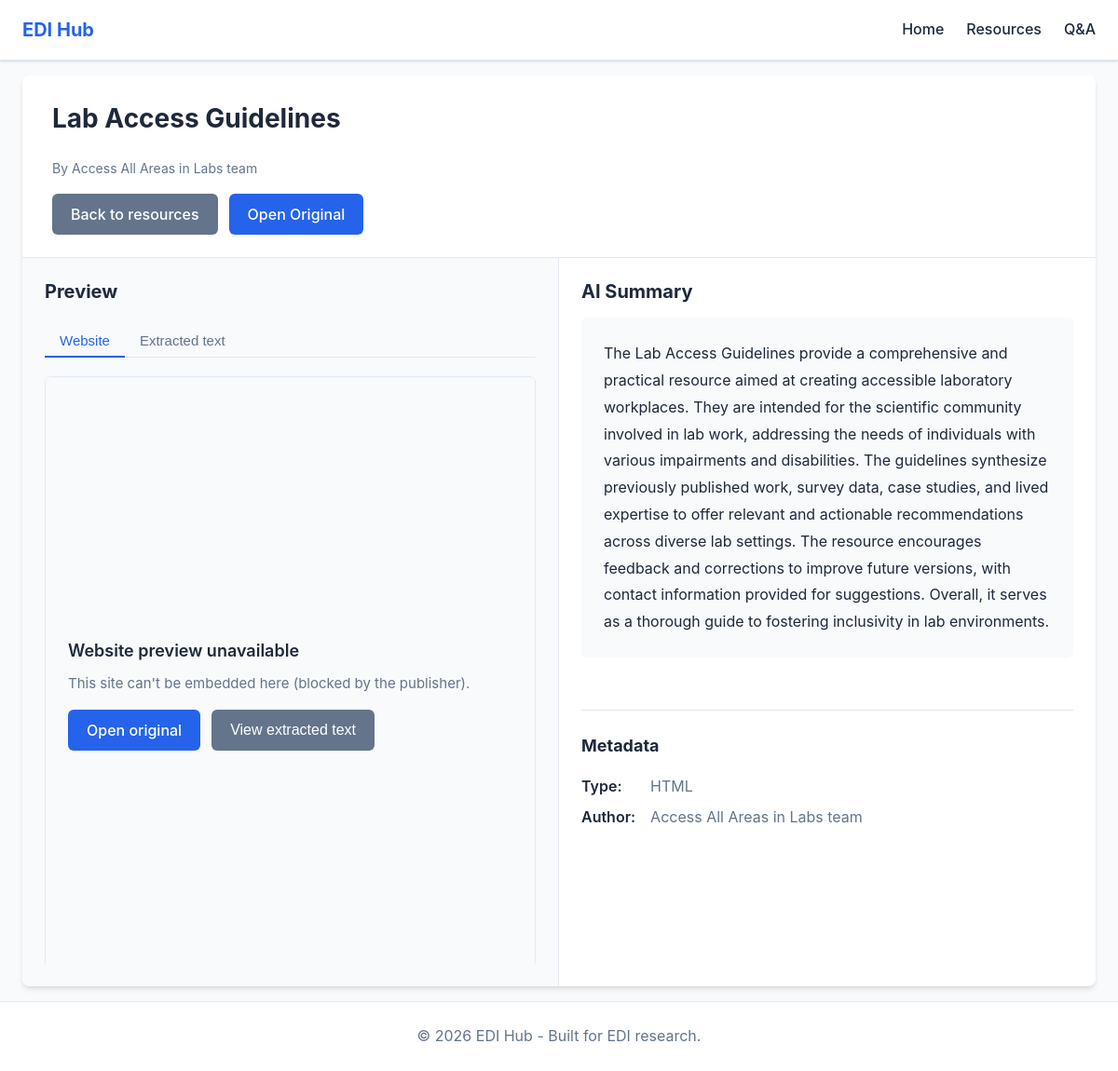
The page /resource/103 on the database its author committed.
### tables this page shows
CREATE TABLE summaries (
                id TEXT PRIMARY KEY,
                title TEXT,
                included_excluded TEXT,
                status TEXT,
                kind TEXT,
                clean_url TEXT,
                final_url TEXT,
                text_path TEXT,
                text_len INTEGER,

                resource_type TEXT,
                resource_format TEXT,

                model TEXT,
                summary TEXT,
                created_at_utc REAL,

                error TEXT
            , author TEXT);

### app.py (the view)
@app.route("/resource/<resource_id>")
def resource_detail(resource_id: str):
    resource = get_resource_by_id(resource_id)
    if not resource:
        abort(404, description="Resource not found")
    if resource.get("is_hidden"):
        return render_template("resource_unavailable.html")
    preview_type = "none"
    preview_content = None
    kind = resource["kind"]
    raw_path = resource["raw_path"]
    text_path = resource["text_path"]
    if kind == "pdf" and raw_path:
        raw_file = PROJECT_ROOT / raw_path
        if raw_file.exists() and raw_file.suffix.lower() == ".pdf":
            preview_type = "pdf"
            pdf_url = url_for("serve_pdf", resource_id=resource_id)
            extracted_html = None
            if text_path:
                text_file = PROJECT_ROOT / text_path
                if text_file.exists():
                    try:
                        raw_text = text_file.read_text(encoding="utf-8", errors="ignore")
                        extracted_html = _format_extracted_text(raw_text)
                    except Exception:
                        pass
            preview_content = {"pdf_path": pdf_url, "extracted_html": extracted_html}
    elif kind == "html":
        extracted_html = None
        if text_path:
            text_file = PROJECT_ROOT / text_path
            if text_file.exists():
                try:
                    raw_text = text_file.read_text(encoding="utf-8", errors="ignore")
                    extracted_html = _format_extracted_text(raw_text)
                except Exception:
                    pass
        open_original_url = resource.get("display_url") or resource.get("final_url") or ""
        if open_original_url and not open_original_url.strip().lower().startswith("http"):
            open_original_url = ""  # avoid accidentally using a relative path
        if open_original_url and app.debug:
            print(f"[resource_detail] HTML open_original_url (external): {open_original_url[:80]}...")
        if open_original_url:
            preview_type = "iframe"
            preview_content = {"url": open_original_url, "extracted_html": extracted_html}
        elif extracted_html:
            preview_type = "article"
            preview_content = {"extracted_html": extracted_html}
        else:
            preview_type = "none"
            preview_content = None
    return render_template(
        "resource_detail.html",
        resource=resource,
        preview_type=preview_type,
        preview_content=preview_content,
    )

### app.py (called while the page is built)
def _is_heading_line(line: str) -> bool:
    if len(line) > 80:
        return False
    stripped = line.strip()
    if not stripped:
        return False
    if len(stripped) >= 2 and stripped.isupper() and stripped.isalpha():
        return True
    words = stripped.split()
    if 1 <= len(words) <= 8 and all(w[0].isupper() for w in words if w and w[0].isalpha()):
        return True
    return False

### web/db.py (called while the page is built, shortened)
def should_hide_resource(row: dict[str, Any]) -> bool:
    kind = (row.get("kind") or "").strip().lower()
    status = (row.get("status") or "").strip().upper()
    error = (row.get("error") or "").strip().lower()
    final_url = (row.get("final_url") or "").strip()
    clean_url = (row.get("clean_url") or "").strip()
    if kind == "media":
        return True
    if status == "SKIPPED_MEDIA" or status.startswith("FAILED"):
        return True
    if error and any(sub in error for sub in ERROR_FAILURE_SUBSTRINGS):
        return True
    if not final_url and not clean_url:
        return True
    return False

def get_db_connection():
    if not DB_PATH.exists():
        raise FileNotFoundError(f"Database not found: {DB_PATH}")
    return sqlite3.connect(DB_PATH)

def find_raw_path(resource_id: str, kind: str) -> Optional[str]:
    if kind != "pdf":
        return None

### web/templates/resource_detail.html (shortened to what this page needs)
{% extends "base.html" %}
{% block content %}
<div class="resource-detail-container">
    <div class="resource-header">
        <h1>{{ resource.title }}</h1>
        {% if resource.author %}
        <p class="resource-author">By {{ resource.author }}</p>
        {% endif %}
        <div class="resource-header-actions">
            <a href="{{ url_for('resources') }}" class="btn btn-secondary">Back to resources</a>
            {% if resource.has_valid_url %}
            <a href="{{ resource.display_url }}" target="_blank" rel="noopener noreferrer" class="btn btn-primary" title="Open original resource in a new tab" data-original-url="{{ resource.display_url }}">
                Open Original
            </a>
            {% else %}
            <span class="btn btn-primary btn-disabled" title="No URL available for this resource.">Open Original</span>
            {% endif %}
        </div>
    </div>
    <div class="split-view">
        <div class="preview-pane">
            <h2>Preview</h2>
            {% if preview_type == "pdf" %}
            <div class="pdf-preview-tabs html-preview-tabs" role="tablist" aria-label="PDF preview type">
                <div class="preview-tablist">
                    <button type="button" class="preview-tab active" role="tab" id="tab-pdf-preview" aria-selected="true" aria-controls="panel-pdf-preview" data-tab="pdf">PDF Preview</button>
                    <button type="button" class="preview-tab" role="tab" id="tab-pdf-extracted" aria-selected="false" aria-controls="panel-pdf-extracted" data-tab="pdf-extracted"{% if not preview_content.extracted_html %} disabled{% endif %}>Extracted text</button>
                </div>
                <div id="panel-pdf-preview" class="preview-tabpanel" role="tabpanel" aria-labelledby="tab-pdf-preview">
                    <div class="pdf-viewer">
                        <iframe
                            src="{{ preview_content.pdf_path }}#toolbar=0&navpanes=0&scrollbar=1"
                            title="PDF Preview"
                        ></iframe>
                    </div>
                </div>
                <div id="panel-pdf-extracted" class="preview-tabpanel" role="tabpanel" aria-labelledby="tab-pdf-extracted" hidden>
                    {% if preview_content.extracted_html %}
                    <div class="extract-search-bar">
                        <input type="text" id="pdf-extract-search-input" class="extract-search" placeholder="Search within preview…" aria-label="Search within extracted text" autocomplete="off">
                        <span id="pdf-match-count" class="extract-match-count" aria-live="polite"></span>
                        <div class="extract-nav-buttons">
                            <button type="button" id="pdf-prev-btn" class="btn btn-small btn-outline" aria-label="Previous match" disabled>Previous</button>
                            <button type="button" id="pdf-next-btn" class="btn btn-small btn-outline" aria-label="Next match" disabled>Next</button>
                        </div>
                    </div>
                    <div id="pdf-extracted-text" class="article-content extract-content-inner extract-content-full">{{ preview_content.extracted_html|safe }}</div>
                    {% else %}
                    <p class="preview-no-extract-msg">Extracted text unavailable for this resource.</p>
                    {% endif %}
                </div>
            </div>
            {% elif preview_type == "iframe" or preview_type == "article" %}
            <div class="html-preview-tabs" role="tablist" aria-label="Preview type">
                <div class="preview-tablist">
                    <button type="button" class="preview-tab active" role="tab" id="tab-website" aria-selected="true" aria-controls="panel-website" data-tab="website">Website</button>
                    <button type="button" class="preview-tab" role="tab" id="tab-extracted" aria-selected="false" aria-controls="panel-extracted" data-tab="extracted"{% if not preview_content.extracted_html %} disabled{% endif %}>Extracted text</button>
                </div>
                <div id="panel-website" class="preview-tabpanel" role="tabpanel" aria-labelledby="tab-website">
                    {% if preview_type == "iframe" %}
                    <div id="html-iframe-container" class="iframe-wrapper html-iframe-container">
                        <div id="html-iframe-fallback" class="iframe-fallback" role="alert" aria-live="polite" hidden>
                            <h3 class="iframe-fallback-title">Website preview unavailable</h3>
                            <p class="iframe-fallback-body">This site can't be embedded here (blocked by the publisher).</p>
                            <div class="iframe-fallback-actions">
                                {% if resource.has_valid_url %}
                                <a href="{{ resource.display_url }}" target="_blank" rel="noopener noreferrer" class="btn btn-primary">Open original</a>
                                {% else %}
                                <span class="btn btn-primary btn-disabled">Open original</span>
                                {% endif %}
                                <button type="button" class="btn btn-secondary" id="iframe-fallback-view-extracted">View extracted text</button>
                            </div>
                        </div>
                    </div>
                    {% else %}
                    <p class="preview-no-website-msg">No live link for this resource. Use the <strong>Extracted text</strong> tab to read the content.</p>
                    {% endif %}
                </div>
            </div>
            {% elif preview_type == "text" %}
            <div class="text-preview">
                <pre class="text-content">{{ preview_content.text }}</pre>
            </div>
            {% else %}
            <div class="no-preview">
                <p>Preview not available for this resource.</p>
                <p>{% if resource.has_valid_url %}Please use the <strong>Open Original</strong> button above to view the resource.{% else %}No preview or URL available.{% endif %}</p>
            </div>
            {% endif %}
        </div>
        <div class="summary-pane">
            <h2>AI Summary</h2>
            {% if resource.has_summary %}
            <div class="summary-content">
                <p>{{ resource.summary }}</p>
            </div>
            {% endif %}
            <div class="resource-metadata">
                <h3>Metadata</h3>
                <dl>
                    <dt>Type:</dt>
                    <dd>{{ resource.kind|upper }}</dd>
                    {% if resource.author %}
                    <dt>Author:</dt>
                    <dd>{{ resource.author }}</dd>
                    {% endif %}
                </dl>
            </div>
        </div>
    </div>
</div>
{% endblock %}

### web/static/style.css (style rules this page uses)
* { margin: 0; padding: 0; box-sizing: border-box; }
:root { --primary-color: #2563eb; --primary-hover: #1d4ed8; --secondary-color: #64748b; --secondary-hover: #475569; --bg-color: #ffffff; --bg-alt: #f8fafc; --text-color: #1e293b; --text-muted: #64748b; --border-color: #e2e8f0; --shadow: 0 1px 3px 0 rgba(0, 0, 0, 0.1), 0 1px 2px 0 rgba(0, 0, 0, 0.06); --shadow-md: 0 4px 6px -1px rgba(0, 0, 0, 0.1), 0 2px 4px -1px rgba(0, 0, 0, 0.06); --shadow-lg: 0 10px 15px -3px rgba(0, 0, 0, 0.1), 0 4px 6px -2px rgba(0, 0, 0, 0.05); }
body { font-family: -apple-system, BlinkMacSystemFont, "Segoe UI", Roboto, "Helvetica Neue", Arial, sans-serif; line-height: 1.6; color: var(--text-color); background-color: var(--bg-alt); min-height: 100vh; display: flex; flex-direction: column; }
.btn { display: inline-block; padding: 0.625rem 1.25rem; font-size: 1rem; font-weight: 500; text-align: center; text-decoration: none; border: none; border-radius: 0.375rem; cursor: pointer; transition: all 0.2s; line-height: 1.5; }
.btn-primary { background-color: var(--primary-color); color: white; }
.btn-secondary { background-color: var(--secondary-color); color: white; }
.resource-author { color: var(--text-muted); font-size: 0.875rem; margin-bottom: 0; }
.resource-detail-container { background: var(--bg-color); border-radius: 0.5rem; box-shadow: var(--shadow-md); overflow: hidden; min-height: calc(100vh - 120px); }
.resource-header { padding: 1.5rem 2rem; border-bottom: 1px solid var(--border-color); display: flex; flex-wrap: wrap; align-items: center; gap: 1rem; }
.resource-header h1 { font-size: 1.75rem; margin-bottom: 0.25rem; color: var(--text-color); flex: 1 1 100%; }
.resource-header .resource-author { color: var(--text-muted); margin-bottom: 0; flex: 1 1 100%; }
.resource-header-actions { display: flex; flex-wrap: wrap; gap: 0.75rem; align-items: center; }
.split-view { display: grid; grid-template-columns: 1fr 1fr; min-height: calc(100vh - 220px); height: calc(100vh - 220px); }
.preview-pane, .summary-pane { padding: 1.25rem 1.5rem; overflow-y: auto; height: 100%; display: flex; flex-direction: column; }
.preview-pane { border-right: 1px solid var(--border-color); background: var(--bg-alt); }
.preview-pane h2, .summary-pane h2 { font-size: 1.25rem; margin-bottom: 0.75rem; color: var(--text-color); flex-shrink: 0; }
.pdf-viewer, .iframe-preview, .iframe-wrapper { margin-top: 0.5rem; border-radius: 0.375rem; overflow: hidden; background: var(--bg-color); flex: 1; min-height: 0; display: flex; flex-direction: column; }
.html-iframe-container { position: relative; }
.iframe-fallback { display: flex; margin-top: 0; padding: 1.5rem; background: var(--bg-alt); border: 1px solid var(--border-color); border-radius: 0.375rem; min-height: calc(100vh - 320px); flex-direction: column; justify-content: center; }
.html-iframe-container.iframe-fallback-active .iframe-fallback { display: flex !important; }
.iframe-fallback-title { font-size: 1.125rem; font-weight: 600; color: var(--text-color); margin-bottom: 0.5rem; }
.iframe-fallback-body { color: var(--text-muted); font-size: 0.9375rem; margin-bottom: 1rem; }
.iframe-fallback-actions { display: flex; flex-wrap: wrap; gap: 0.75rem; align-items: center; }
.html-preview-tabs { margin-top: 0.5rem; display: flex; flex-direction: column; flex: 1; min-height: 0; }
.preview-tablist { display: flex; gap: 0; border-bottom: 1px solid var(--border-color); margin-bottom: 0.75rem; }
.preview-tab { padding: 0.5rem 1rem; border: none; border-bottom: 2px solid transparent; margin-bottom: -1px; background: transparent; color: var(--text-muted); font-size: 0.9375rem; font-weight: 500; cursor: pointer; border-radius: 0.25rem 0.25rem 0 0; }
.preview-tab.active { color: var(--primary-color); border-bottom-color: var(--primary-color); }
.preview-tabpanel { flex: 1; min-height: 0; display: flex; flex-direction: column; }
.summary-content { background: var(--bg-alt); padding: 1.5rem; border-radius: 0.375rem; margin-bottom: 1.5rem; line-height: 1.8; }
.resource-metadata { margin-top: 2rem; padding-top: 1.5rem; border-top: 1px solid var(--border-color); }
.resource-metadata h3 { font-size: 1.125rem; margin-bottom: 1rem; color: var(--text-color); }
.resource-metadata dl { display: grid; grid-template-columns: auto 1fr; gap: 0.5rem 1rem; }
.resource-metadata dt { font-weight: 600; color: var(--text-color); }
.resource-metadata dd { color: var(--text-muted); }

### rows shown on the page
summaries: title "Lab Access Guidelines", author "Access All Areas in Labs team", summary "The Lab Access Guidelines provide a comprehensive and practical resource aimed at creating accessible laboratory workplaces. They are intended for the scientific community involved in lab work, addressing the needs of individuals with various impairments and disabilities. The guidelines synthesize previously published work, survey data, case studies, and lived expertise to offer relevant and actionable recommendations across diverse lab settings. The resource encourages feedback and corrections to improve future versions, with contact information provided for suggestions. Overall, it serves as a thorough guide to fostering inclusivity in lab environments.", kind "HTML"
